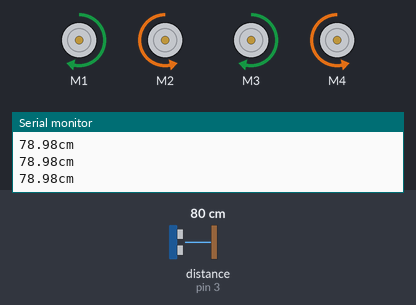
A sketch run on a simulated Arduino Uno, built with avr-gcc and run on an emulated ATmega328P. Shown: 4 × DC motor (green arrow = forward, orange = backward, longer = faster), the last lines printed to the serial monitor. Wiring (inferred from the names in the program): ultrasonic range finder: trigger pin 2; echo pin 3. The inputs (shaded band) are chosen by the test bench; at power-on: distance to the obstacle (sensor on pin 3) 80 cm. The echo pulse lasts 58.3 µs per cm.

Above: at 1.2 s.
1.3 s: distance to the obstacle (sensor on pin 3) set to 33 cm
2.8 s: distance to the obstacle (sensor on pin 3) set to 28 cm
At 4.0 s:
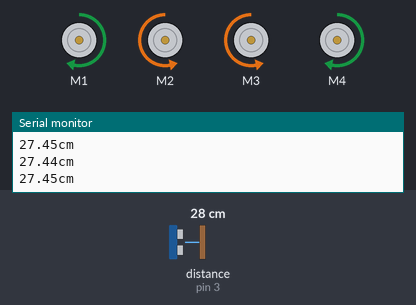
4.3 s: distance to the obstacle (sensor on pin 3) set to 35 cm
At 5.1 s:
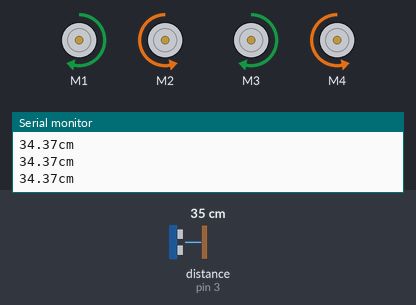
7.3 s: distance to the obstacle (sensor on pin 3) set to 2 cm
At 8.7 s:
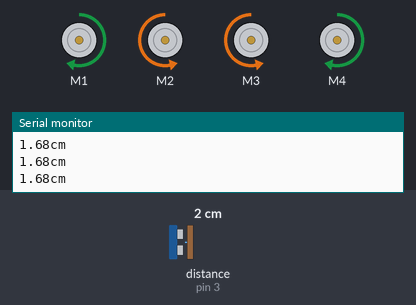
Timing chart, 0 to 9.8 s (numbered marks = the images above; inputs shaded):
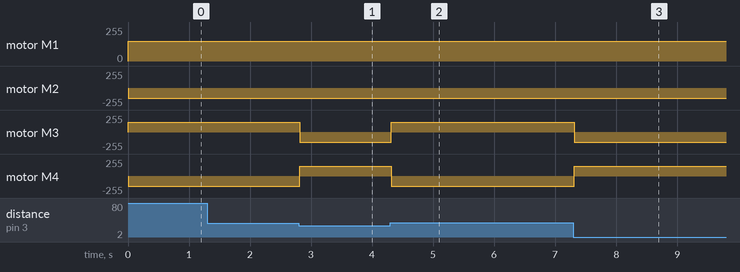

Measured:
- the behaviour switches between 31 and 30 cm on distance to the obstacle (sensor on pin 3) (found by bisection; images 0 and 1)
- after the input at 2.8 s, motor M3: forward 150/255 → backward 150/255 at once; motor M4: backward 150/255 → forward 150/255 at once
- after the input at 4.3 s, motor M3: backward 150/255 → forward 150/255 at once; motor M4: forward 150/255 → backward 150/255 at once
- after the input at 7.3 s, motor M3: forward 150/255 → backward 150/255 at once; motor M4: backward 150/255 → forward 150/255 at once

The sketch:

coche_prototipo.ino
```cpp
#include <Wire.h>
#include <Adafruit_MotorShield.h>
#include "utility/Adafruit_MS_PWMServoDriver.h"

// Create the motor shield object with the default I2C address
Adafruit_MotorShield AFMS = Adafruit_MotorShield();
// Or, create it with a different I2C address (say for stacking)
// Adafruit_MotorShield AFMS = Adafruit_MotorShield(0x61);

// Select which 'port' M1, M2, M3 or M4. In this case, M1
Adafruit_DCMotor *Motor1 = AFMS.getMotor(1);
// You can also make another motor on port M2
Adafruit_DCMotor *Motor2 = AFMS.getMotor(2);
// You can also make another motor on port M3
Adafruit_DCMotor *Motor3 = AFMS.getMotor(3);
// You can also make another motor on port M4
Adafruit_DCMotor *Motor4 = AFMS.getMotor(4);

const int PinTrig = 2;
const int PinEcho = 3;
const float VelSon = 34000.0;
float distancia;

void setup() {
  Serial.begin(9600);           // set up Serial library at 9600 bps
  pinMode(PinTrig, OUTPUT);
  pinMode(PinEcho, INPUT);
  AFMS.begin();  // create with the default frequency 1.6KHz
  //AFMS.begin(1000);  // OR with a different frequency, say 1KHz

  // Set the speed to start, from 0 (off) to 255 (max speed)
  Motor1->setSpeed(150);
  Motor2->setSpeed(150);
  Motor3->setSpeed(150);
  Motor4->setSpeed(150);

  //Direccion de los motores
  Motor1->run(FORWARD);
  Motor2->run(FORWARD);
  Motor3->run(FORWARD);
  Motor4->run(FORWARD);


  Motor1->run(RELEASE);
  Motor2->run(RELEASE);
  Motor3->run(RELEASE);
  Motor4->run(RELEASE);


}
//FORWARD motores van hacia delante
//BACKWARD motores van hacia atras
//RELEASE los motores pierden corriente y se paran
void loop() {
  iniciarTrigger();
    if(distancia < 30)
    {

      Motor1->run(FORWARD);
      Motor2->run(BACKWARD);
      Motor3->run(BACKWARD);
      Motor4->run(FORWARD);
      iniciarTrigger();
    }
    else
    {
      Motor1->run(FORWARD);
      Motor2->run(BACKWARD);
      Motor3->run(FORWARD);
      Motor4->run(BACKWARD);
    }
    /*Motor1->run(RELEASE);
    Motor2->run(RELEASE);
   Motor3->run(RELEASE);
    Motor4->run(RELEASE);
   delay(1000);*/
}


void iniciarTrigger()//describir que hace!!!!!!!!
{
  digitalWrite(PinTrig, LOW);
  delayMicroseconds(2);

  digitalWrite(PinTrig, HIGH);
  delayMicroseconds(10);

  // Comenzamos poniendo el pin Trigger en estado bajo
  digitalWrite(PinTrig, LOW);
  unsigned long tiempo = pulseIn(PinEcho, HIGH);
  distancia = tiempo * 0.000001 * VelSon / 2.0;
  Serial.print(distancia);
  Serial.print("cm");
  Serial.println();
}
```
